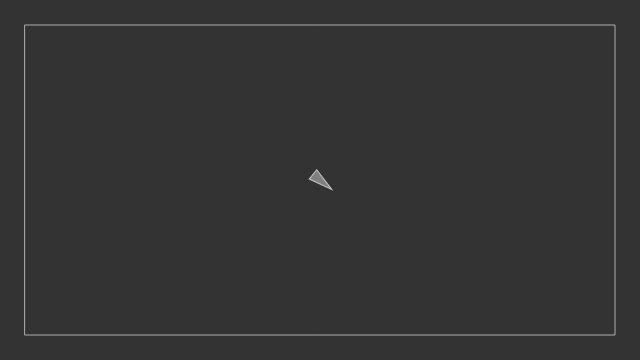
Frame 1 (no input)
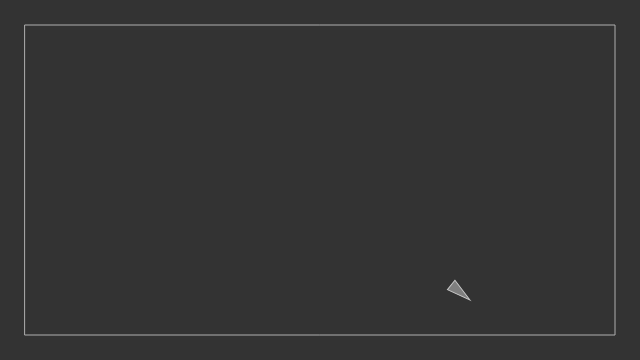
Frame 60 (no input)
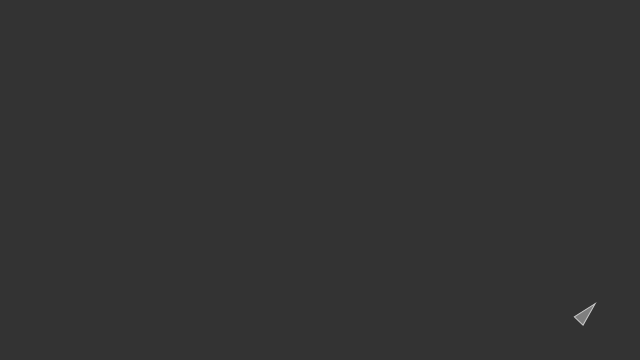
Frame 120 (the mouse pressed at the canvas centre since frame 60)

The p5.js sketch that drew these frames (run headless with seeded random() and noise() and a simulated clock; from frame 60 on, the mouse is pressed at the canvas centre):

// p5.js sketch
// ── sketch.js
// The Nature of Code
// Daniel Shiffman
// http://natureofcode.com

// Stay Within Walls
// "Made-up" Steering behavior to stay within walls

var v;

var debug = true;

var d = 25;

function setup() {
  createCanvas(640,360);
  v = new Vehicle(width/2, height/2);
}

function draw() {
  background(51);

  if (debug) {
    stroke(175);
    noFill();
    rectMode(CENTER);
    rect(width/2, height/2, width-d*2, height-d*2);
  }

  // Call the appropriate steering behaviors for our agents
  v.boundaries();

  v.update();
  v.display();

};

function mousePressed() {
  debug = !debug;
}


// ── vehicle.js
// The Nature of Code
// Daniel Shiffman
// http://natureofcode.com

// The "Vehicle" class

function Vehicle(x,y) {
  this.acceleration = createVector(0,0);
  this.velocity = createVector(5,4);
  this.position = createVector(x,y);
  this.r = 6;
  this.maxspeed = 3;
    this.maxforce = 0.15;

    // Method to update location
  this.update = function() {
    // Update velocity
    this.velocity.add(this.acceleration);
    // Limit speed
    this.velocity.limit(this.maxspeed);
    this.position.add(this.velocity);
    // Reset accelerationelertion to 0 each cycle
    this.acceleration.mult(0);
  }

  this.applyForce = function(force) {
    // We could add mass here if we want A = F / M
    this.acceleration.add(force);
  }

  this.boundaries = function() {

    var desired = null;

    if (this.position.x < d) {
      desired = createVector(this.maxspeed, this.velocity.y);
    } 
    else if (this.position.x > width -d) {
      desired = createVector(-this.maxspeed, this.velocity.y);
    } 

    if (this.position.y < d) {
      desired = createVector(this.velocity.x, this.maxspeed);
    } 
    else if (this.position.y > height-d) {
      desired = createVector(this.velocity.x, -this.maxspeed);
    } 

    if (desired != null) {
      desired.normalize();
      desired.mult(this.maxspeed);
      var steer = p5.Vector.sub(desired, this.velocity);
      steer.limit(this.maxforce);
      this.applyForce(steer);
    }
  }  
      
  this.display = function() {
    // Draw a triangle rotated in the direction of velocity
    var theta = this.velocity.heading() + PI/2;
    fill(127);
    stroke(200);
    strokeWeight(1);
    push();
    translate(this.position.x,this.position.y);
    rotate(theta);
    beginShape();
    vertex(0, -this.r*2);
    vertex(-this.r, this.r*2);
    vertex(this.r, this.r*2);
    endShape(CLOSE);
    pop();
  }
}
